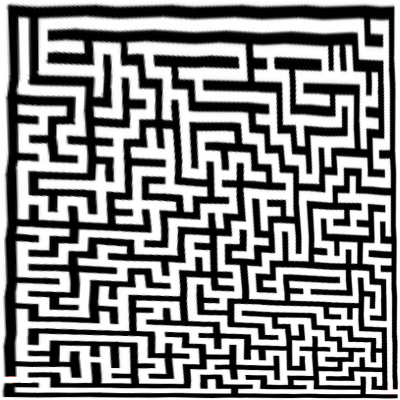
#> input picture Imagenes/Maze 7.png, 400 x 400 px
$ python Setup.py   (Python 2 division)
#> lines starting #> are read from the running program, lines starting #| are printed output that depends on the picture; after the words box and inside, x2 and y2 are one past the last pixel; in counts of white or black regions, pixels touching at a corner belong together
### ImaProcessor.py
import cv2
import random as r
import numpy as np

class ImageProcessor:
    def __init__(self,image):
        self.imageToProcess = image
#> in setupWindow, colourImage is the input picture: shape (400, 400, 3); mean B, G, R 138.2, 138.2, 138.2

    def getThresholdedImage(self,isInverted):
#> called with isInverted = False
        threshType = cv2.THRESH_BINARY_INV if isInverted else cv2.THRESH_BINARY
        retval, threshold = cv2.threshold(self.imageToProcess,127,255,threshType)
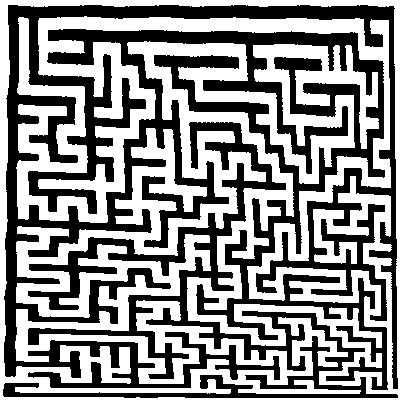
#> threshold: shape (400, 400); 54.4% white; 2 black regions, box (x1, y1, x2, y2) and area: (4, 5, 398, 390) 57466, (3, 122, 398, 398) 15553
        return threshold

    def getAdaptiveThreshold(self, image):
        return cv2.adaptiveThreshold(image,255,cv2.ADAPTIVE_THRESH_GAUSSIAN_C ,\
                                    cv2.THRESH_BINARY,21,0)

    # [35 lines left out: functions getTopBound, getBottomBound, getLeftBound, getRightBound, getBounds, not called in this run]

    def mark_point(self, point, rad, colour, image):
        cv2.circle(image,point,rad,colour,-1)
        return image

    # [4 lines left out: function encloseMaze, not called in this run]

    def get_granularity(self,image, num_points):
#> called with num_points = 100
        total = 0
        height,width = image.shape[:2]
#> height = 400; width = 400

        for i in range(num_points):
            point = (r.randint(0,height-1),r.randint(0,width-1))
            while(image[point[0],point[1]] == 0):
                point = (r.randint(0,height),r.randint(0,width))
            total += self._find_closest_wall(image,point,height,width)
#> this loop made 42 passes
#> total on passes 1 to 12: 3, 5, 10, 12, 16, 18, 21, 25, 30, 34, 35, 39
#> after the loop, total = 114
        return int(1.2*total/num_points)

    def _find_closest_wall(self,image, point,height,width):
        reachedWall = False
        distance = 0
        while not reachedWall:
            distance +=1
            if (point[0]+distance == height or point[0]-distance == -1 or point[1]+distance == width or point[1] - distance == -1):
                break;
            for i in range(distance):
                if(image[point[0] + i,point[1] + distance - i] == 0
                    or image[point[0] - i,point[1] + distance - i] == 0
                    or image[point[0] + i,point[1] - distance - i] == 0
                    or image[point[0] - i,point[1] - distance - i] == 0):
                    reachedWall = True
                    break;
        return distance

### Setup.py
import numpy as np
import cv2
import sys
from ImaProcessor import ImageProcessor
import MazSolver

MAZE_NAME = "Ventana de Visualizacion del Laberinto"
point = (-1,-1)

def setupWindow():
    filename = "Imagenes/Maze 7.png"

    imageProcessor = ImageProcessor(cv2.imread(filename,0))

    colourImage = cv2.imread(filename,1)

    image = imageProcessor.getThresholdedImage(False)

    granularity = imageProcessor.get_granularity(image, 100)

    print("Granularidad: {0}".format(granularity))

    start_x,start_y,end_x,end_y = get_start_points(image)

    image = imageProcessor.encloseMaze(image)

    mazerunner = MazSolver.MazeSolver(image,granularity)

    solution = mazerunner.solveMaze(start_x,start_y,end_x,end_y)

    if(not solution):
        cv2.imshow(MAZE_NAME,image)
    else:
        solvedImage = draw_solution(solution, colourImage)
        solvedImage = imageProcessor.mark_point((end_x,end_y),3,(255,0,0),solvedImage)
        solvedImage = imageProcessor.mark_point((start_x,start_y),3,(255,0,0),solvedImage)
        window = cv2.namedWindow("Imagen Resuelta", cv2.WINDOW_NORMAL)
        cv2.resizeWindow("Imagen Resuelta", 900,900)
        cv2.moveWindow("Imagen Resuelta",100,100)
        cv2.imshow("Imagen Resuelta",solvedImage)
    print "Presiona cualquier tecla para salir."
    cv2.waitKey(0)
    cv2.destroyAllWindows

# [45 lines left out: functions draw_solution, get_start_points, get_user_selected_point, get_mouse_point, not called in this run]

#> (the run stopped early here; a loop or call above may not have finished)

$ run again, with Imagenes/Maze 3.png copied over Imagenes/Maze 7.png
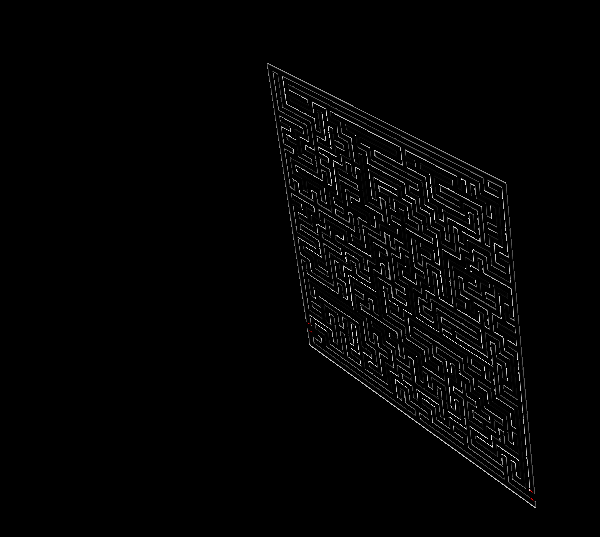
#> input picture Imagenes/Maze 3.png, 600 x 537 px
#> in setupWindow, colourImage is the input picture: shape (537, 600, 3); mean B, G, R 4.1, 4.1, 4.1
#> in getThresholdedImage, `retval, threshold = cv2.threshold(self.imageToProcess,127,255,threshTy..`:
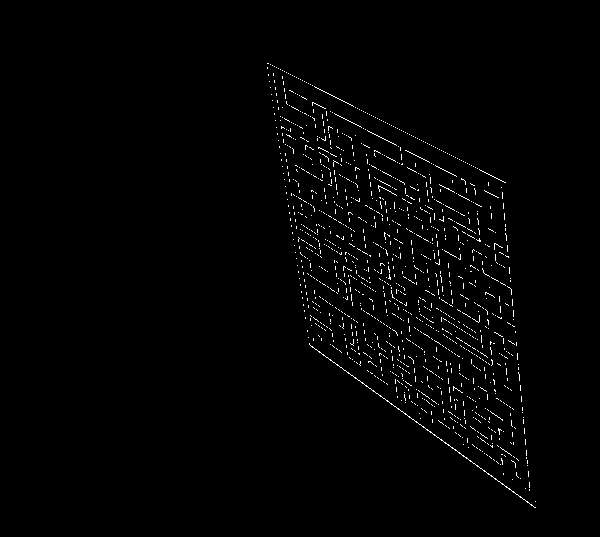
#> threshold: shape (537, 600); 1.3% white in thin lines or dots, all inside (x1, y1, x2, y2) = (267, 63, 536, 508)
#> the loop in get_granularity, `for i in range(num_points):` made 2 passes
#> total on pass 1: 1
#> after the loop in get_granularity, `for i in range(num_points):`: total = 1

$ run again, with Imagenes/Maze 4.png copied over Imagenes/Maze 7.png
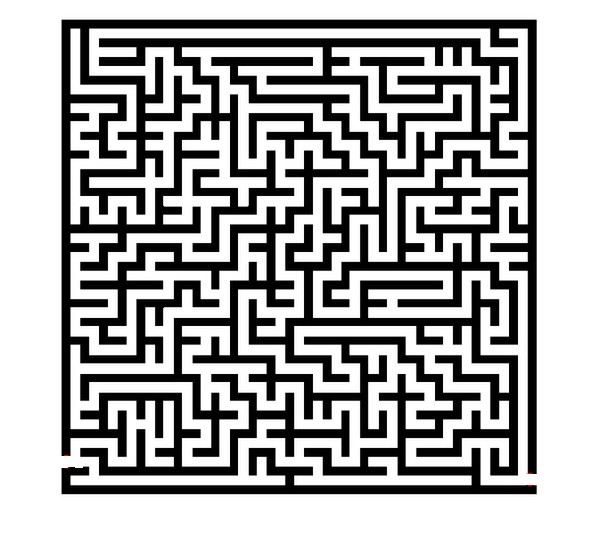
#> input picture Imagenes/Maze 4.png, 600 x 537 px
#> in setupWindow, colourImage is the input picture: shape (537, 600, 3); mean B, G, R 170.1, 170.1, 170.1
#> in getThresholdedImage, `retval, threshold = cv2.threshold(self.imageToProcess,127,255,threshTy..`:
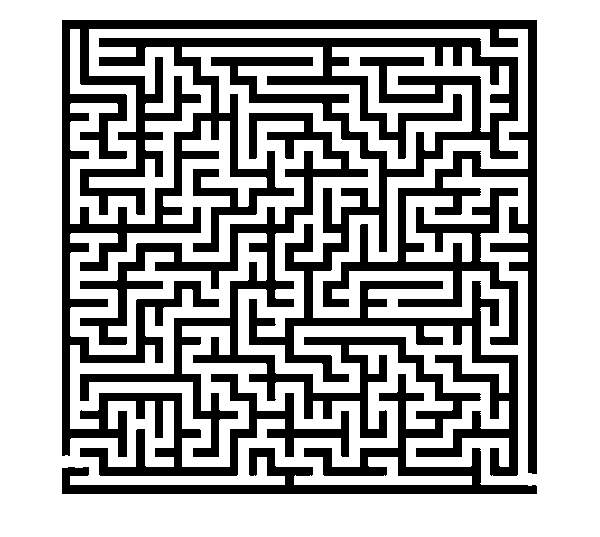
#> threshold: shape (537, 600); 66.9% white; 2 black regions, box (x1, y1, x2, y2) and area: (62, 20, 537, 476) 78053, (62, 113, 537, 494) 28712
#> the loop in get_granularity, `for i in range(num_points):` made 100 passes
#> total on passes 1 to 8: 4, 18, 20, 25, 28, 30, 35, 50
#> after the loop in get_granularity, `for i in range(num_points):`: total = 840
#> granularity = 10
#| Granularidad: 10
